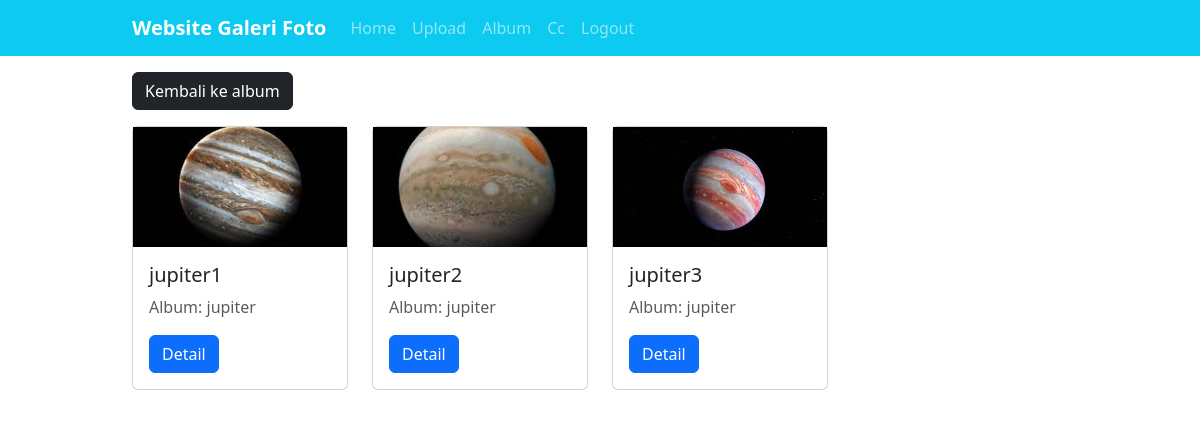
Screenshot of /?url=kategori&&albumid=13 (signed in) with the database file from the repository.
### tables this page shows
CREATE TABLE `foto` (
  `fotoid` int(11) NOT NULL,
  `judulfoto` varchar(255) NOT NULL,
  `deskripsifoto` text NOT NULL,
  `tanggalunggah` date NOT NULL,
  `lokasifile` varchar(255) NOT NULL,
  `albumid` int(11) NOT NULL,
  `userid` int(11) NOT NULL
);

CREATE TABLE `album` (
  `albumid` int(11) NOT NULL,
  `namaalbum` varchar(255) NOT NULL,
  `deskripsi` text NOT NULL,
  `tanggaldibuat` date NOT NULL,
  `userid` int(11) NOT NULL
);

### page/kategori.php (the view)
<div class="container">
    <div class="row">
        <div class="col-12 py-3">
            <a href="?url=album" class="btn btn-dark">Kembali ke album</a>
        </div>
        <?php
        $kategori=mysqli_query($conn, "SELECT * FROM foto INNER JOIN album ON foto.albumid=album.albumid WHERE foto.albumid='{$_GET['albumid']}'");
        foreach($kategori as $kat):
        ?>
        <div class="col-6 col-md-4 col-lg-3 mb-4">
            <div class="card">
                <img src="uploads/<?= $kat['lokasifile'] ?>" class="object-fit-cover" style="aspect-ratio: 16/9;">
                <div class="card-body">
                    <h5 class="card-title"><?= $kat['judulfoto'] ?></h5>
                    <p class="card-text text-muted">Album: <?= $kat['namaalbum'] ?></p>
                    <a href="?url=detail&&id=<?= $kat['fotoid'] ?>" class="btn btn-primary">Detail</a>
                </div>
            </div>
        </div>
        <?php endforeach; ?>
    </div>
</div>

### index.php (shortened to what this page needs)
<?php include 'koneksi.php'; session_start() ?>
<!DOCTYPE html>
<html lang="en">
<head>
    <link rel="stylesheet" href="assets/css/bootstrap.min.css">
    <link rel="stylesheet" href="assets/css/style.css">
    <link rel="stylesheet" href="https://cdnjs.cloudflare.com/ajax/libs/font-awesome/6.5.1/css/all.min.css" />
</head>
<body>
<nav class="navbar navbar-expand-lg navbar-dark bg-info">
  <div class="container">
    <a class="navbar-brand" href="?url=home">Website Galeri Foto</a>
    <div class="collapse navbar-collapse" id="navbarNavAltMarkup">
      <div class="navbar-nav">
        <a class="nav-link" href="?url=home">Home</a>
        <?php if(isset($_SESSION['userid'])): ?>
        <a class="nav-link" href="?url=upload">Upload</a>
        <a class="nav-link" href="?url=album">Album</a>
        <a class="nav-link" href="?url=profile"><?= ucwords($_SESSION['username'])?></a>
        <a href="?url=logout" class="nav-link">Logout</a>
        <?php else: ?>
        <a class="nav-link" href="login.php">Login</a>
        <a class="nav-link" href="daftar.php">Daftar</a>
        <?php endif; ?>
    </div>
        </div>
            </div>
</nav>
<?php
    $url = @$_GET["url"];
    if($url=='home'){
        include 'page/home.php';
    }else if($url=='profile'){
        include 'page/profile.php';
    }else if($url=='upload'){
        include 'page/upload.php';
    }else if($url=='album'){
        include 'page/album.php';
    }else if($url=='like'){
        include 'page/like.php';
    }else if($url=='komentar'){
        include 'page/komentar.php';
    }else if($url=='detail'){
        include 'page/detail.php';
    }else if($url=='kategori'){
        include 'page/kategori.php';
    }else if($url=='logout'){
        session_destroy();
        header("Location: ?url=home");
    }else{
        include 'page/home.php';
    }
?>
</body>
</html>

### assets/css/style.css (style rules this page uses)
.nav-link { font-weight: 500; }
.navbar-brand { font-weight: bold; }
.container { width: 80%; margin: 0 auto; }
.container:after { content: ''; display: block; clear: both; }

### rows the page displays
foto: lokasifile (picture), judulfoto "jupiter1", albumid.namaalbum "jupiter"
foto: lokasifile (picture), judulfoto "jupiter2", albumid.namaalbum "jupiter"
foto: lokasifile (picture), judulfoto "jupiter3", albumid.namaalbum "jupiter"

### other values shown
$_SESSION['username'] "Cc"
